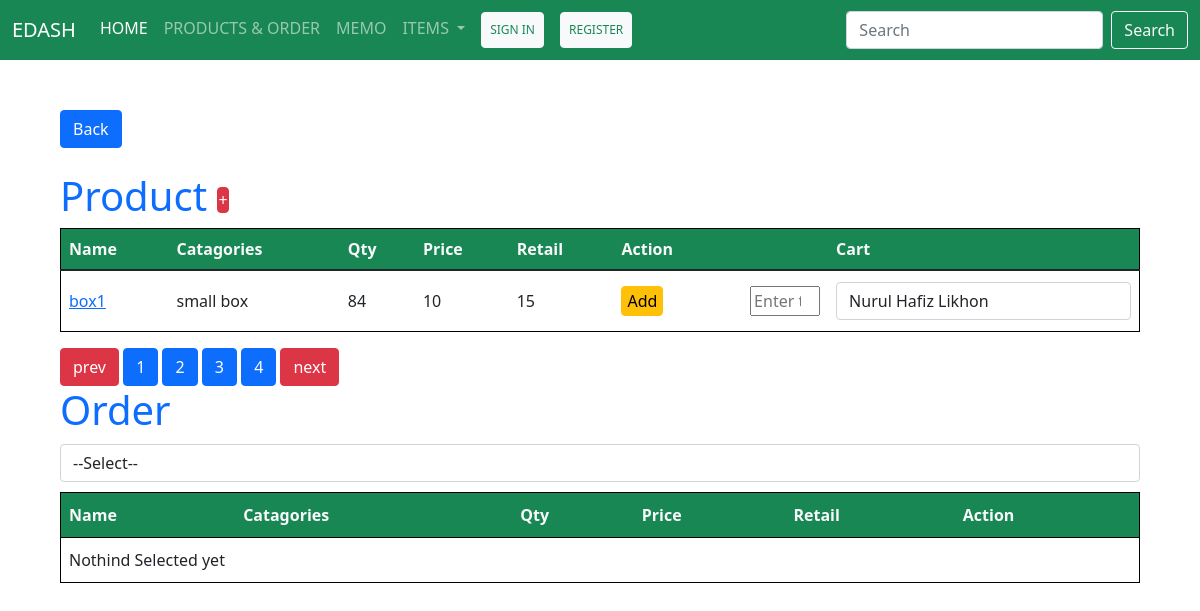
Page /products/page=1 on the committed database.
### app_view/models.py (models this page shows, shortened)
class Product(models.Model):
    name = models.CharField(max_length=255)
    catagory = models.ForeignKey(Catagory, on_delete=models.CASCADE)
    desc = models.TextField()
    qty = models.IntegerField(default=0)
    m_price = models.IntegerField(default=0)
    retail = models.IntegerField(default=0)
    date_added = models.DateField(auto_now_add=True)

class Catagory(models.Model):
    name = models.CharField(max_length=255, null=False, blank=False)
    def __str__(self):
        return self.name

### app_view/views.py (the view)
# urls.py: path("products/page=<int:page_no>", ProductView.as_view()),
class ProductView(View):
    def get(self, request, page_no=1):
        query = Product.objects.all().order_by("-date_added")
        cart = Cart.objects.all()
        query = paginate_class(query, 1, page_no)
        return render(request, "products.html", {"obj": query["query"], "cart": cart, "page_num": query["page_num"], "pages": query["pages"]})

### app_view/custom_class.py (called while the page is built)
def paginate_class(obj, item_numbers, page_no):
    from django.core.paginator import Paginator
    paginate = Paginator(obj, item_numbers)
    page_num = paginate.num_pages
    page_list = []
    for page in range(page_num + 1):
        if page != 0 and page_no <= page <= page_no+10:
            page_list.append(page)
    return {"query":paginate.page(page_no), "page_num": page_list, "pages": page_num}

### templates/products.html (shortened to what this page needs)
{% extends 'index.html' %}
{% block main %}
<div id="product_cont">
    <a href="/" class="btn btn-primary mb-4">Back</a>
    <table class="table" style="border: 1px #000 solid">
        <h1 class="text-primary">
            Product
            {% if not "product/" in request.path %}
            <a href="/add_product" class="btn btn-danger" style="padding: 0!important;height:fit-content!important">
                +
            </a>
            {% else %}
            {% for o in obj %}
            <a href="/update_product/{{o.id}}" class="btn btn-danger" style="padding: 0!important;height:fit-content!important">
                UPDATE
            </a>
            {% endfor %}
            {% endif %}
        </h1>
        <thead class="bg-success">
            <tr class="text-light">
                <th>Name</th>
                <th>Catagories</th>
                <th>Qty</th>
                <th>Price</th>
                <th>Retail</th>
                {% if not "product/" in request.path %}
                <th>Action</th>
                <th>Cart</th>
                {% endif %}
            </tr>
        </thead>
        <tbody>
            {% for o in obj %}
            <tr>
                <td scope="row"><span class="td-inner"><a href="/product/{{o.id}}">{{o.name}}</a></span></td>
                <td><span class="td-inner">{{o.catagory}}</span></td>
                <td class="p_qty" data-id="{{o.id}}"><span class="td-inner">{{o.qty}}</span></td>
                <td><span class="td-inner">{{o.m_price}}</span></td>
                <td><span class="td-inner">{{o.retail}}</span></td>
                {% if not "product/" in request.path %}
                <td>
                    <div class="action_row">
                        <button type="button" class="btn btn-warning product_add_btn" data-id="{{o.id}}">Add</button>
                        <input type="number" class="product_inp_qty" name="product_inp_qty" data-id="{{o.id}}" style="width: 70px;max-width: 100%;text-align:center;" default_value="0" placeholder="Enter the digit" />
                    </div>
                </td>
                <td>
                    <select name="cart" class="cart_form form-control" data-id="{{o.id}}">
                        {% for c in cart %}
                        <option value="{{c.id}}">{{c.customer}}</option>
                        {% endfor %}
                    </select>
                </td>
                {% endif %}
            </tr>
            {% endfor %}
        </tbody>
    </table>
    {% if "products/" in request.path %}
    <div class="paginate-cont">
        <a href="" class="paginate-link-prev btn btn-danger">prev</a>
        {% for page in page_num %}
        <a href="/products/page={{page}}" class="paginate-link btn btn-primary">{{page}}</a>
        {% endfor %}
        <a href="" class="paginate-link-next btn btn-danger">next</a>
    </div>
    <table class="table2" style="border: 1px #000 solid">
        <h1 class="text-primary">Order</h1>
        <form method="post" id="order_form" action="">
            <select name="cart_2" class="cart_form_2 form-control">
                <option value="none">--Select--</option>
            </select>
        </form>
        <thead class="bg-success">
            <tr class="text-light">
                <th>Name</th>
                <th>Catagories</th>
                <th>Qty</th>
                <th>Price</th>
                <th>Retail</th>
                <th>Action</th>
            </tr>
        </thead>
        <tbody id="order_table">
            <tr>
                <td colspan="6">Nothind Selected yet</td>
            </tr>
        </tbody>
    </table>
    {% endif %}
</div>
{% endblock main %}

### static/css/style.css (style rules this page uses)
:root { --main-color: #02499b; --secondary-color:#00A74F; --dark-color: #202124; --basic-border: 1px #000 solid; }

### static/css/products.css (style rules this page uses)
#product_cont { width: 90%; margin:50px auto; font-size: 100%; }
.product_add_btn { padding: 2px 5px!important; height: 100%; }
.action_row { display: flex; margin: 7px auto; justify-content: space-between; }
.cart_form { margin: 3px auto; }
.cart_form_2 { margin: 10px 0px; }
.table1, .table2 { width: 100%; }
.table2 td, .table2 th { padding: 10px 8px; border-top: 1px #000 solid; border-bottom: 1px #000 solid; }
.td-inner { display: flex; margin: 10px 0px; width: fit-content!important; }

### rows in the picture
Product: name "box1", catagory "small box", qty "84", m_price "10", retail "15"

### other values in the picture
{{ page }} "1" "2" "3" "4"
form field cart "Nurul Hafiz Likhon"
